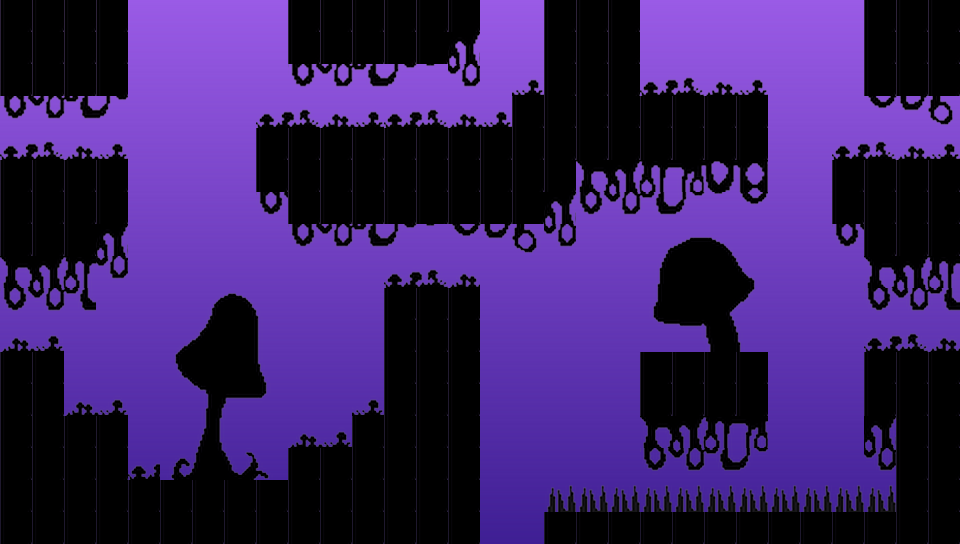

A level layout from a 2D game, rendered from its tile map. Below: a short description, then the map file with tile-grid data replaced by summaries:
An orthogonal 30x17 tile map with 32x32 px tiles, 1 tile layer (GroundTilesLayer), 9 tilesets, 1 image layer and 24 objects.

<map version="1.5" tiledversion="1.5.0" orientation="orthogonal" renderorder="right-down" width="30" height="17" tilewidth="32" tileheight="32" infinite="0" nextlayerid="11" nextobjectid="80">
 <tileset firstgid="1" name="Ground" tilewidth="32" tileheight="32" tilecount="7" columns="7">
  <image source="ground-tile-set.png" trans="ff00ff" width="224" height="32" />
 </tileset>
 <tileset firstgid="8" name="Tree1" tilewidth="32" tileheight="32" tilecount="12" columns="2">
  <image source="t1-tile-set.png" trans="ff00ff" width="64" height="192" />
 </tileset>
 <tileset firstgid="20" name="Tree2" tilewidth="32" tileheight="32" tilecount="12" columns="2">
  <image source="t2-tile-set.png" trans="ff00ff" width="64" height="192" />
 </tileset>
 <tileset firstgid="32" name="Lumps1" tilewidth="32" tileheight="32" tilecount="17" columns="17">
  <image source="lp1-tile-set.png" trans="ff00ff" width="544" height="32" />
 </tileset>
 <tileset firstgid="49" name="Lumps2" tilewidth="32" tileheight="32" tilecount="17" columns="17">
  <image source="lp2-tile-set.png" trans="ff00ff" width="544" height="32" />
 </tileset>
 <tileset firstgid="66" name="Lumps3" tilewidth="32" tileheight="32" tilecount="17" columns="17">
  <image source="lp3-tile-set.png" trans="ff00ff" width="544" height="32" />
 </tileset>
 <tileset firstgid="83" name="Fungus1" tilewidth="32" tileheight="32" tilecount="24" columns="4">
  <image source="fungus1.png" trans="ff00ff" width="128" height="192" />
 </tileset>
 <tileset firstgid="107" name="Fungus2" tilewidth="32" tileheight="32" tilecount="24" columns="4">
  <image source="fungus2.png" trans="ff00ff" width="128" height="192" />
 </tileset>
 <tileset firstgid="131" name="Shrooms" tilewidth="32" tileheight="32" tilecount="5" columns="5">
  <image source="shrooms-tile-set.png" trans="ff00ff" width="160" height="32" />
 </tileset>
 <imagelayer id="2" name="BackgroundImageLayer" locked="1">
  <image source="bg2.png" width="960" height="544" />
 </imagelayer>
 <layer id="1" name="GroundTilesLayer" width="30" height="17" locked="1">
  <data>[510 cells, 350 non-empty, 60 distinct tile ids]</data>
 </layer>
 <objectgroup id="7" name="GroundObjectsLayer" locked="1">
  <object id="53" x="0" y="0" width="128" height="96" />
  <object id="54" x="0" y="160" width="128" height="64" />
  <object id="55" x="0" y="224" width="96" height="32" />
  <object id="56" x="0" y="480" width="480" height="64" />
  <object id="57" x="0" y="416" width="128" height="64" />
  <object id="58" x="0" y="352" width="64" height="64" />
  <object id="59" x="288" y="448" width="192" height="32" />
  <object id="61" x="352" y="416" width="128" height="32" />
  <object id="62" x="384" y="288" width="96" height="128" />
  <object id="63" x="640" y="352" width="128" height="64" />
  <object id="64" x="544" y="512" width="416" height="32" />
  <object id="65" x="896" y="416" width="64" height="96" />
  <object id="66" x="864" y="352" width="96" height="64" />
  <object id="67" x="864" y="224" width="96" height="32" />
  <object id="68" x="832" y="160" width="128" height="64" />
  <object id="69" x="864" y="0" width="96" height="96" />
  <object id="70" x="288" y="192" width="256" height="32" />
  <object id="71" x="256" y="128" width="320" height="64" />
  <object id="73" x="512" y="96" width="256" height="32" />
  <object id="74" x="576" y="128" width="192" height="32" />
  <object id="75" x="544" y="0" width="96" height="96" />
  <object id="76" x="288" y="32" width="160" height="32" />
  <object id="77" x="288" y="0" width="192" height="32" />
 </objectgroup>
 <objectgroup id="8" name="SpikesObjectsLayer" locked="1">
  <object id="79" x="544" y="480" width="352" height="32" />
 </objectgroup>
 <objectgroup id="9" name="CrumbleObjectsLayer" locked="1" />
 <objectgroup id="10" name="ChangeEnemyDirectionObjectsLayer" locked="1" />
</map>
